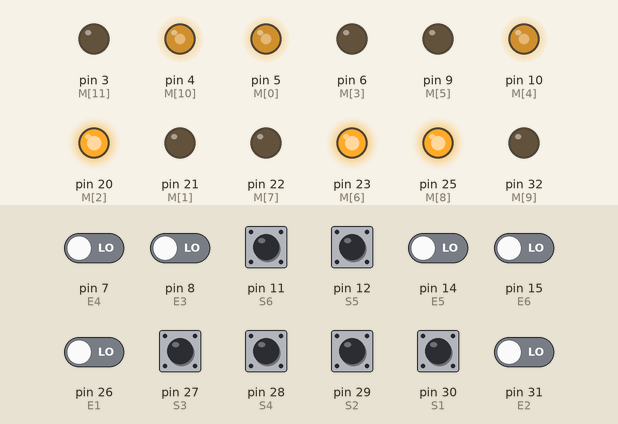
Simulated run of this sketch. Board: Arduino Mega 2560, built with avr-gcc and run on an emulated ATmega2560. Parts: output pins drawn as LEDs (lit = HIGH). Inputs (shaded band) come from the test bench; at power-on: pin 11 (S6), pin 12 (S5), pin 27 (S3), pin 28 (S4), pin 29 (S2), pin 30 (S1) HIGH, pin 7 (E4), pin 8 (E3), pin 14 (E5), pin 15 (E6), pin 26 (E1), pin 31 (E2) LOW.

Above: at 0.1 s.
Timing chart, 0 to 1.6 s (numbered marks = the images above):
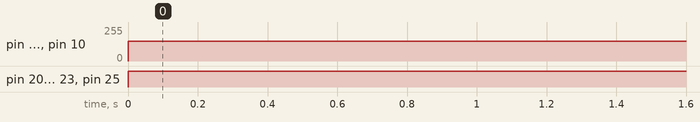

Measured:
- by itself, pin 4 (M[10]), pin 5 (M[0]), pin 10 (M[4]): 0/255 → 150/255 at 0.00 s
- by itself, pin 20 (M[2]), pin 23 (M[6]), pin 25 (M[8]): LOW → HIGH at 0.00 s

The sketch:

Test.ino
```cpp
const int E1 = 26;
const int E2 = 31;
const int E3 = 8;
const int E4 = 7;
const int E5 = 14;
const int E6 = 15;
const int S1 = 30;
const int S2 = 29;
const int S3 = 27;
const int S4 = 28;
const int S5 = 12;
const int S6 = 11;
const int M[12] = {5, 21, 20, 6, 10, 9, 23, 22, 25, 32, 4, 3};

int Encoder1 = 0;
int Encoder2 = 0;
int Encoder3 = 0;
int Encoder4 = 0;
int Encoder5 = 0;
int Encoder6 = 0;
int switch1 = 0;
int switch2 = 0;
int switch3 = 0;
int switch4 = 0;
int switch5 = 0;
int switch6 = 0;


void setup() {
  // put your setup code here, to run once:
 pinMode(E1, INPUT);
 pinMode(E2, INPUT);
 pinMode(E3, INPUT);
 pinMode(E4, INPUT);
 pinMode(E5, INPUT);
 pinMode(E6, INPUT);
 pinMode(S1, INPUT_PULLUP);
 pinMode(S2, INPUT_PULLUP);
 pinMode(S3, INPUT_PULLUP);
 pinMode(S4, INPUT_PULLUP);
 pinMode(S5, INPUT_PULLUP);
 pinMode(S6, INPUT_PULLUP);


 for(int i  = 0; i<12; i++){
  pinMode(M[i], OUTPUT);
 }

}

void loop() {
  Encoder1 = digitalRead(E1);
  Encoder2 = digitalRead(E2);
  Encoder3 = digitalRead(E3);
  Encoder4 = digitalRead(E4);
  Encoder5 = digitalRead(E5);
  Encoder6 = digitalRead(E6);
  switch1 = digitalRead(S1);
  switch2 = digitalRead(S2);
  switch3 = digitalRead(S3);
  switch4 = digitalRead(S4);
  switch5 = digitalRead(S5);
  switch6 = digitalRead(S6);
  // put your main code here, to run repeatedly:
  Serial.print(Encoder6);
  Serial.print(Encoder5);
  Serial.print(Encoder4);
  Serial.print(Encoder3);
  Serial.print(Encoder2);
  Serial.println(Encoder1);
  for(int i  = 0; i < 6; i++) {
    analogWrite(M[2*i], 150);
    analogWrite(M[2*i+1], 0);
  }

//  Serial.print(switch6);
//  Serial.print(switch5);
//  Serial.print(switch4);
//  Serial.print(switch3);
//  Serial.print(switch2);
//  Serial.println(switch1);

}
```
